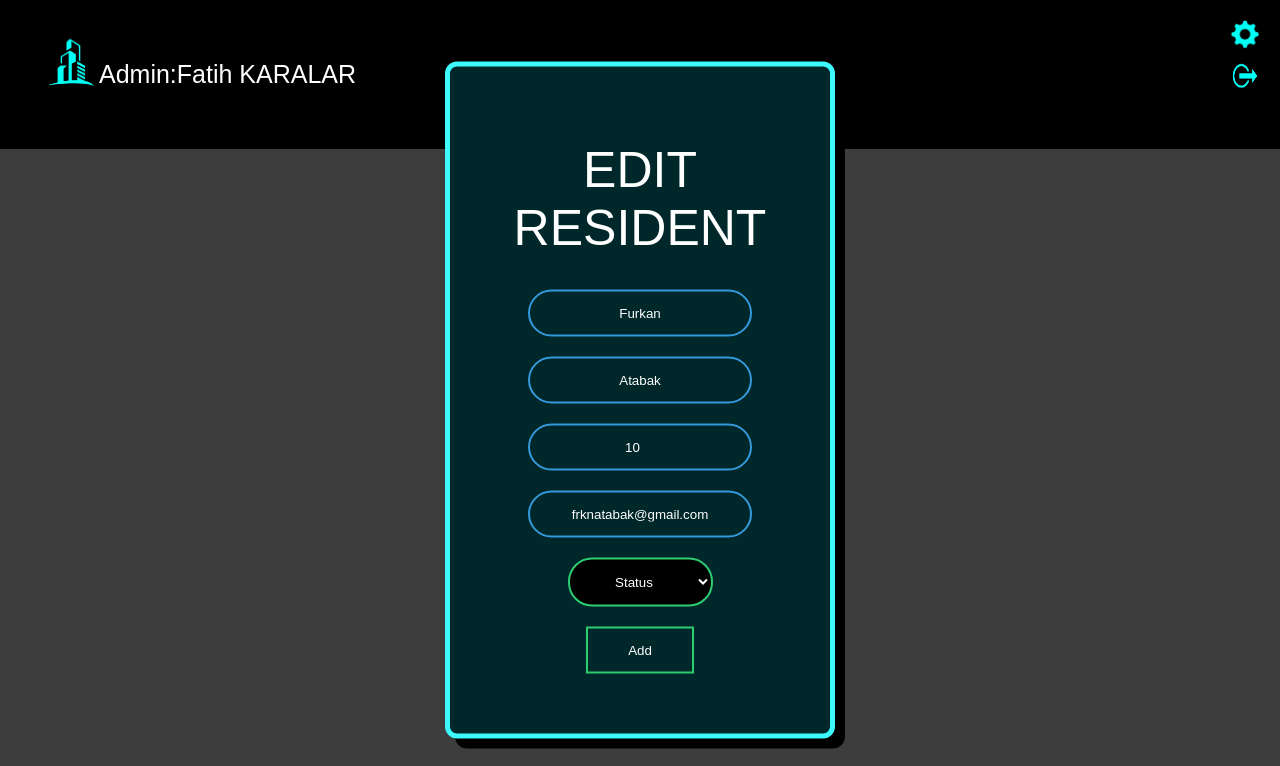
The app's page /AdminOperations/editUser.php?userID=75 (signed in) with its own data.
### tables this page shows
CREATE TABLE `users` (
  `userID` int(11) NOT NULL,
  `username` text NOT NULL,
  `password` text NOT NULL,
  `name` text NOT NULL,
  `surname` text NOT NULL,
  `aptNo` int(11) NOT NULL,
  `status` text NOT NULL,
  `mail` text NOT NULL,
  `rentDebt` float NOT NULL,
  `phoneNumber` text NOT NULL
);

### AdminOperations/editUser.php (the view, shortened to what this page needs)
<?php
require_once '../dbconnection/dbconnect.php';
if ($_SESSION['type']!="admin") {
	header('location: ../nopermission.php');
}else{
	$usernameAdmin=$_SESSION['username'];
	$adminSql="SELECT * FROM admins WHERE username='$usernameAdmin'";
	$adminQuery=mysqli_query($connect,$adminSql);
    $rowAdmin=mysqli_fetch_assoc($adminQuery);
}
?>
<!DOCTYPE html>
<html lang="en">
<head>
	<link rel="stylesheet" href="../Css/addUsers.css">
</head>
<body>
	<header> <p id="adminName">Admin:<?php echo $rowAdmin['name']; ?></p>
		<a href="../index.php">	<img src="../Logos/logo.png" width="100px" height="100px"></a>
		<a href="../options.php"> <input id="options" name='options' type="image" src="../Logos/options.png" width="30px" height="30px"> </a>
		<a href="../Login/adminLogout.php"><input id="logout" name='logout' type="image" src="../Logos/logout.png" width="30px" height="45px"></a>
		<?php
		$userID=$_GET['userID'];
    $editedUserSql="SELECT*FROM users WHERE userID='$userID'";
    $editedUserQuery=mysqli_query($connect,$editedUserSql);
    $editedUserRow=mysqli_fetch_assoc($editedUserQuery);
    ?>
    <form class="addUsersForm" method="post">
    	<h1>Edit resident</h1>
    	<input id="name" type="text" name="name" placeholder="Name " value="<?php echo $editedUserRow['name'] ?>" required>
    	<input id="surname" type="text" name="surname" placeholder="Surname" value="<?php echo $editedUserRow['surname'] ?>" required>
    	<input id="aptNo" type="number" name="aptNo" placeholder="Apartment number" value="<?php echo $editedUserRow['aptNo'] ?>" required>
    	<input id="mail" type="Mail" name="mail" placeholder="Mail" value="<?php echo $editedUserRow['mail'] ?>" required>
    	<select name="status" id="status" required>
    		<option value="" disabled selected hidden>Status</option>
    		<input type="submit" name="submit" value="Add">
    	</form>
    </body>
    </html>

### Css/addUsers.css (style rules this page uses)
body { margin: 0; padding: 0; font-family: sans-serif; background: #3d3d3d; }
.addUsersForm { width: 300px; padding: 40px; position: absolute; top: 50%; left: 50%; transform: translate(-50%, -50%); background: #002729; text-align: center; border: 5px solid #3DFAFF; border-radius: 12px; box-shadow: 10px 10px black; }
.addUsersForm h1 { color: white; text-transform: uppercase; font-weight: 500; }
.addUsersForm input[type="text"] { border: 0; background: none; display: block; margin: 20px auto; text-align: center; border: 2px solid #3498db; padding: 14px 10px; width: 200px; outline: none; color: white; border-radius: 24px; transition: 0.25s; }
.addUsersForm input[type="mail"] { border: 0; background: none; display: block; margin: 20px auto; text-align: center; border: 2px solid #3498db; padding: 14px 10px; width: 200px; outline: none; color: white; border-radius: 24px; transition: 0.25s; }
.addUsersForm input[type="number"] { border: 0; background: none; display: block; margin: 20px auto; text-align: center; border: 2px solid #3498db; padding: 14px 10px; width: 200px; outline: none; color: white; border-radius: 24px; transition: 0.25s; }
.addUsersForm input[type="submit"] { border: 0; background: none; display: block; margin: 20px auto; text-align: center; border: 2px solid #2ecc71; padding: 14px 40px; outline: none; color: white; transition: 0.25s; cursor: pointer; }
.addUsersForm select { border: 0; background: black; display: block; margin: 20px auto; text-align: center; border: 2px solid #2ecc71; padding: 14px 40px; outline: none; color: white; transition: 0.25s; cursor: pointer; border-radius: 24px; }
header { width: 100%; background-color: #000000; padding: 35px; font-size: 25px; color: white; width: 100%; }
header p[id='adminName'] { position: relative; padding-left: 5%; }
header img { display: block; float: left; position: absolute; top: 15px; left: 20px; }
header input[id="options"] { display: block; float: right; position: absolute; top: 10px; right: 10px; margin: 10px; }
header input[id="logout"] { display: block; float: right; position: absolute; top: 25px; right: 10px; margin-top: 30px; margin-right: 10px; }

### records on screen
users: name "Furkan", surname "Atabak", aptNo "10", mail "frknatabak@gmail.com"

### other values on screen
$rowAdmin['name'] "Fatih KARALAR"
